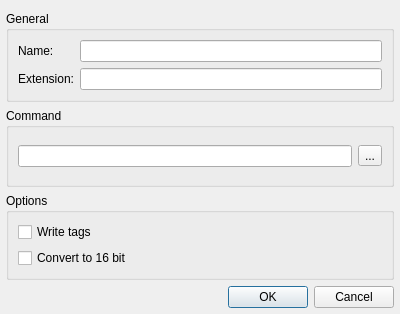
<?xml version="1.0" encoding="UTF-8"?>
<ui version="4.0">
 <class>ConverterPresetEditor</class>
 <widget class="QDialog" name="ConverterPresetEditor">
  <property name="geometry">
   <rect>
    <x>0</x>
    <y>0</y>
    <width>400</width>
    <height>314</height>
   </rect>
  </property>
  <property name="windowTitle">
   <string>Preset Editor</string>
  </property>
  <layout class="QVBoxLayout" name="verticalLayout">
   <property name="leftMargin">
    <number>6</number>
   </property>
   <property name="rightMargin">
    <number>6</number>
   </property>
   <property name="bottomMargin">
    <number>6</number>
   </property>
   <item>
    <widget class="QGroupBox" name="groupBox">
     <property name="title">
      <string>General</string>
     </property>
     <layout class="QGridLayout" name="gridLayout">
      <item row="0" column="0" colspan="2">
       <widget class="QLabel" name="label">
        <property name="text">
         <string>Name:</string>
        </property>
       </widget>
      </item>
      <item row="0" column="2">
       <widget class="QLineEdit" name="nameLineEdit"/>
      </item>
      <item row="1" column="0" colspan="2">
       <widget class="QLabel" name="label_2">
        <property name="text">
         <string>Extension:</string>
        </property>
       </widget>
      </item>
      <item row="1" column="2">
       <widget class="QLineEdit" name="extensionLineEdit"/>
      </item>
     </layout>
    </widget>
   </item>
   <item>
    <widget class="QGroupBox" name="groupBox_2">
     <property name="title">
      <string>Command</string>
     </property>
     <layout class="QHBoxLayout" name="horizontalLayout">
      <item>
       <widget class="QLineEdit" name="commandLineEdit"/>
      </item>
      <item>
       <widget class="QToolButton" name="commandToolButton">
        <property name="text">
         <string notr="true">...</string>
        </property>
       </widget>
      </item>
     </layout>
    </widget>
   </item>
   <item>
    <widget class="QGroupBox" name="groupBox_3">
     <property name="title">
      <string>Options</string>
     </property>
     <layout class="QVBoxLayout" name="verticalLayout_2">
      <item>
       <widget class="QCheckBox" name="tagsCheckBox">
        <property name="text">
         <string>Write tags</string>
        </property>
       </widget>
      </item>
      <item>
       <widget class="QCheckBox" name="us16bitCheckBox">
        <property name="text">
         <string>Convert to 16 bit</string>
        </property>
       </widget>
      </item>
     </layout>
    </widget>
   </item>
   <item>
    <widget class="QDialogButtonBox" name="buttonBox">
     <property name="orientation">
      <enum>Qt::Horizontal</enum>
     </property>
     <property name="standardButtons">
      <set>QDialogButtonBox::Cancel|QDialogButtonBox::Ok</set>
     </property>
    </widget>
   </item>
  </layout>
 </widget>
 <resources/>
 <connections>
  <connection>
   <sender>buttonBox</sender>
   <signal>accepted()</signal>
   <receiver>ConverterPresetEditor</receiver>
   <slot>accept()</slot>
   <hints>
    <hint type="sourcelabel">
     <x>248</x>
     <y>254</y>
    </hint>
    <hint type="destinationlabel">
     <x>157</x>
     <y>274</y>
    </hint>
   </hints>
  </connection>
  <connection>
   <sender>buttonBox</sender>
   <signal>rejected()</signal>
   <receiver>ConverterPresetEditor</receiver>
   <slot>reject()</slot>
   <hints>
    <hint type="sourcelabel">
     <x>316</x>
     <y>260</y>
    </hint>
    <hint type="destinationlabel">
     <x>286</x>
     <y>274</y>
    </hint>
   </hints>
  </connection>
 </connections>
</ui>
